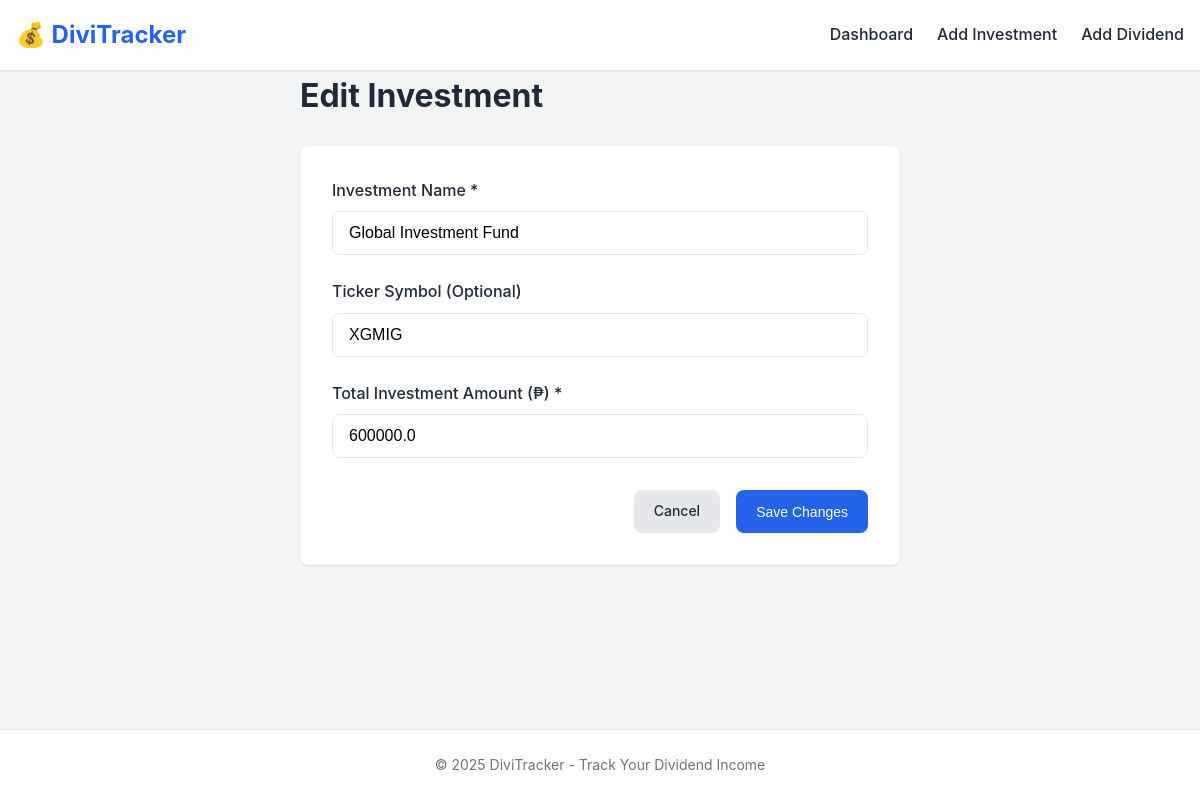
Before: /investment/1/edit with the older database file.
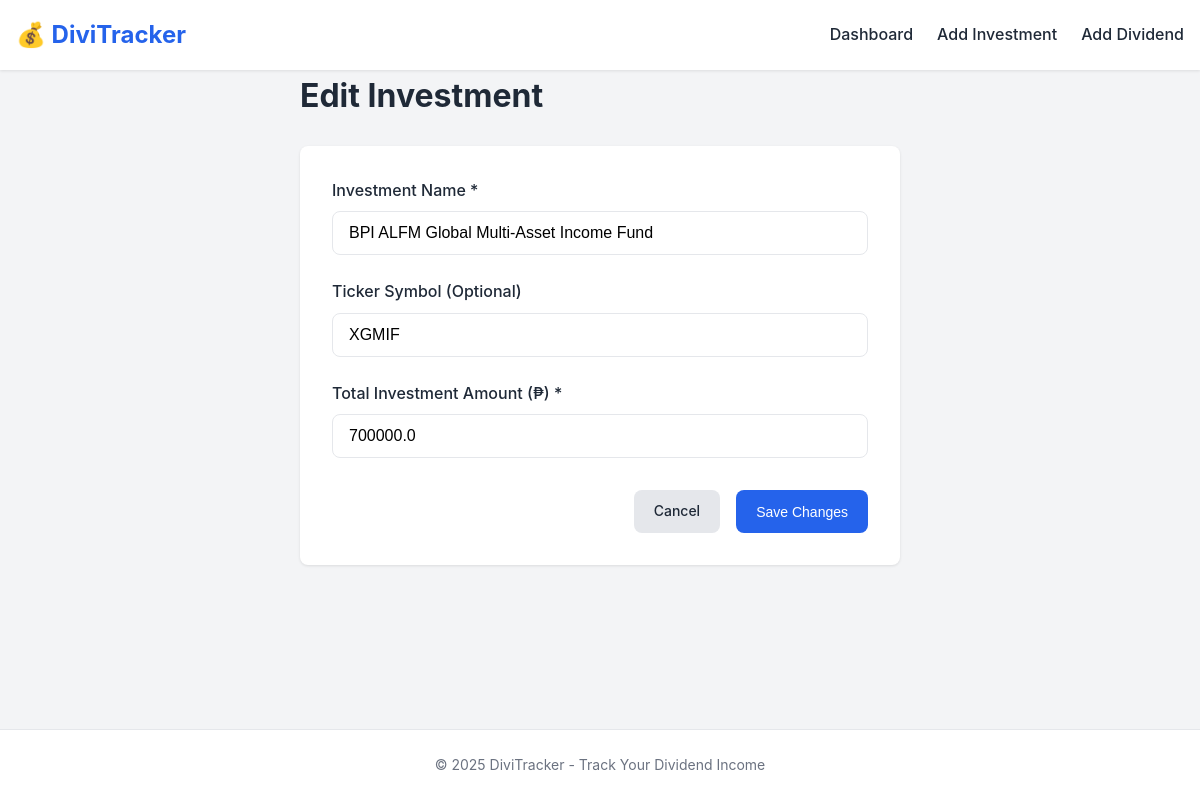
After: the same page with the newer database file.
### app/models.py (models this page shows, shortened)
class Investment(db.Model):
    __tablename__ = "investments"
    id: Mapped[int] = mapped_column(Integer, primary_key=True)
    name: Mapped[str] = mapped_column(String(100), unique=True, nullable=False, index=True)
    ticker: Mapped[Optional[str]] = mapped_column(String(20), nullable=True)
    total_invested: Mapped[float] = mapped_column(Float, default=0.0, nullable=False)
    created_at: Mapped[datetime] = mapped_column(DateTime, default=utcnow, nullable=False)
    updated_at: Mapped[datetime] = mapped_column(
        DateTime, default=utcnow, onupdate=utcnow, nullable=False
    )
    dividends: Mapped[list["Dividend"]] = relationship(
        "Dividend",
        back_populates="investment",
        lazy="dynamic",
        cascade="all, delete-orphan",
    )

### app/routes/investments.py (the view, shortened to what this page needs)
@investments_bp.route("/<int:investment_id>/edit", methods=["GET", "POST"])
def edit_investment(investment_id: int):
    investment_service = InvestmentService()
    try:
        investment = investment_service.get_investment_by_id(investment_id)
    except NotFoundError:
        flash("Investment not found", "error")
        return redirect(url_for("main.index"))
    return render_template("edit_investment.html", investment=investment)

### app/services/investment_service.py (called while the page is built)
    def get_investment_by_id(self, investment_id: int) -> Investment:
        investment = db.session.get(Investment, investment_id)
        if investment is None:
            raise NotFoundError(f"Investment with ID {investment_id} not found")
        return investment

### templates/edit_investment.html (shortened to what this page needs)
{% extends 'base.html' %}
{% block content %}
<div class="form-page">
    <h1>Edit Investment</h1>
    <div class="form-container">
        <form method="POST" action="{{ url_for('investments.edit_investment', investment_id=investment.id) }}">
            <div class="form-group">
                <label for="name">Investment Name *</label>
                <input type="text"
                       id="name"
                       name="name"
                       value="{{ investment.name }}"
                       placeholder="e.g., Apple Inc., Vanguard S&amp;P 500 ETF"
                       required>
            </div>
            <div class="form-group">
                <label for="ticker">Ticker Symbol (Optional)</label>
                <input type="text"
                       id="ticker"
                       name="ticker"
                       value="{{ investment.ticker or '' }}"
                       placeholder="e.g., AAPL, VOO"
                       maxlength="20">
            </div>
            <div class="form-group">
                <label for="amount">Total Investment Amount ({{ currency_symbol }}) *</label>
                <input type="number"
                       id="amount"
                       name="amount"
                       value="{{ investment.total_invested }}"
                       step="0.01"
                       min="0"
                       required>
            </div>
            <div class="form-actions">
                <a href="{{ url_for('investments.view_investment', investment_id=investment.id) }}" class="btn btn-secondary">Cancel</a>
                <button type="submit" class="btn btn-primary">Save Changes</button>
            </div>
        </form>
    </div>
</div>
{% endblock %}

Changed rows visible on the page:
changed Investment: name "Global Investment Fund" → "BPI ALFM Global Multi-Asset Income Fund"; ticker "XGMIG" → "XGMIF"; amount "600000.0" → "700000.0"
